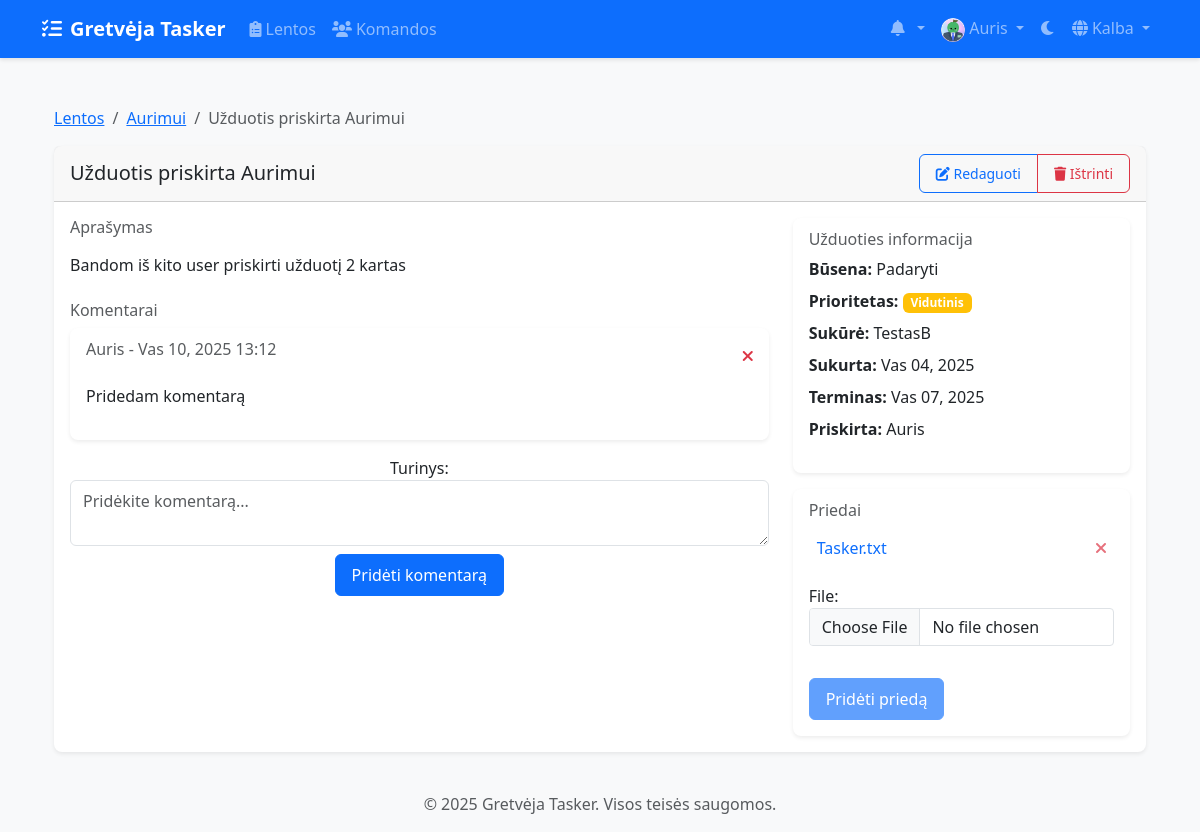
/lt/boards/tasks/2/ (signed in), run on the app's committed database.
### accounts/models.py (models this page shows, shortened)
class CustomUser(AbstractUser):
    email = models.EmailField(_('email address'), unique=True)
    avatar = models.ImageField(upload_to='avatars/', null=True, blank=True)
    bio = models.TextField(max_length=500, blank=True)
    theme_preference = models.CharField(
        max_length=10,
        choices=[('light', 'Light'), ('dark', 'Dark')],
        default='light'
    )
    notification_preferences = models.JSONField(
        default=dict,
        help_text=_('User notification preferences')
    )
    class Meta:
        verbose_name = _('user')
        verbose_name_plural = _('users')

### boards/models.py (models this page shows, shortened)
class Board(models.Model):
    title = models.CharField(max_length=200)
    description = models.TextField(blank=True)
    created_at = models.DateTimeField(auto_now_add=True)
    updated_at = models.DateTimeField(auto_now=True)
    owner = models.ForeignKey(
        settings.AUTH_USER_MODEL,
        on_delete=models.CASCADE,
        related_name='owned_boards'
    )
    team = models.ForeignKey(
        Team,
        on_delete=models.CASCADE,
        related_name='boards',
        null=True,
        blank=True
    )

class Task(models.Model):
    PRIORITY_CHOICES = [
        ('low', 'Low'),
        ('medium', 'Medium'),
        ('high', 'High'),
    ]
    title = models.CharField(max_length=200)
    description = models.TextField(blank=True)
    column = models.ForeignKey(Column, on_delete=models.CASCADE, related_name='tasks')
    created_by = models.ForeignKey(
        settings.AUTH_USER_MODEL,
        on_delete=models.CASCADE,
        related_name='created_tasks'
    )
    assigned_to = models.ForeignKey(
        settings.AUTH_USER_MODEL,
        on_delete=models.SET_NULL,
        null=True,
        blank=True,
        related_name='assigned_tasks'
    )
    created_at = models.DateTimeField(auto_now_add=True)
    updated_at = models.DateTimeField(auto_now=True)
    due_date = models.DateTimeField(null=True, blank=True)
    priority = models.CharField(
        max_length=10,
        choices=PRIORITY_CHOICES,
        default='medium'
    )
    position = models.PositiveIntegerField()
    labels = models.ManyToManyField('Label', blank=True)
    class Meta:
        ordering = ['position']

class TaskComment(models.Model):
    task = models.ForeignKey(Task, on_delete=models.CASCADE, related_name='comments')
    author = models.ForeignKey(settings.AUTH_USER_MODEL, on_delete=models.CASCADE)
    content = models.TextField()
    created_at = models.DateTimeField(auto_now_add=True)
    updated_at = models.DateTimeField(auto_now=True)
    class Meta:
        ordering = ['-created_at']

class Column(models.Model):
    COLUMN_TYPES = [
        ('todo', 'Padaryti'),
        ('doing', 'Daroma'),
        ('done', 'Atlikta'),
        ('rejected', 'Atmesta'),
    ]
    board = models.ForeignKey(Board, on_delete=models.CASCADE, related_name='columns')
    title = models.CharField(max_length=100)
    type = models.CharField(max_length=20, choices=COLUMN_TYPES)
    position = models.PositiveIntegerField()
    color = ColorField(default='#FF0000')
    class Meta:
        ordering = ['position']

class TaskAttachment(models.Model):
    task = models.ForeignKey(Task, on_delete=models.CASCADE, related_name='attachments')
    file = models.FileField(upload_to='task_attachments/')
    uploaded_by = models.ForeignKey(settings.AUTH_USER_MODEL, on_delete=models.CASCADE)
    uploaded_at = models.DateTimeField(auto_now_add=True)
    @property
    def filename(self):
        return os.path.basename(self.file.name)

### boards/views/task_views.py (the view, shortened to what this page needs)
# urls.py: path('tasks/<int:task_id>/', views.task_detail, name='task_detail'),
@login_required
def task_detail(request, task_id):
    task = get_object_or_404(Task, id=task_id)
    if not can_manage_task(request.user, task):
        messages.error(request, "You don't have permission to view this task.")
        return redirect('boards:board_detail', board_id=task.column.board.id)
    comment_form = TaskCommentForm()
    attachment_form = TaskAttachmentForm()
    return render(request, 'boards/task_detail.html', {
        'task': task,
        'board': task.column.board,
        'comments': task.comments.all().order_by('-created_at'),
        'attachments': task.attachments.all().order_by('-uploaded_at'),
        'comment_form': comment_form,
        'attachment_form': attachment_form,
        'can_edit': can_manage_task(request.user, task)
    })

### templates/boards/task_detail.html (shortened to what this page needs)
{% extends 'base.html' %}
{% load i18n %}
{% load static %}
{% block content %}
<div class="container mt-4">
    <nav aria-label="breadcrumb">
        <ol class="breadcrumb">
            <li class="breadcrumb-item"><a href="{% url 'boards:board_list' %}">{% trans "Boards" %}</a></li>
            <li class="breadcrumb-item"><a href="{% url 'boards:board_detail' board.id %}">{{ board.title }}</a></li>
            <li class="breadcrumb-item active" aria-current="page">{{ task.title }}</li>
        </ol>
    </nav>
    <div class="card shadow-sm">
        <div class="card-header d-flex justify-content-between align-items-center">
            <h5 class="mb-0">{{ task.title }}</h5>
            {% if can_edit %}
            <div class="btn-group">
                <a href="{% url 'boards:task_edit' task.id %}" class="btn btn-sm btn-outline-primary">
                    <i class="fas fa-edit"></i> {% trans "Edit" %}
                </a>
                <a href="{% url 'boards:task_delete' task.id %}" class="btn btn-sm btn-outline-danger">
                    <i class="fas fa-trash"></i> {% trans "Delete" %}
                </a>
            </div>
            {% endif %}
        </div>
        <div class="card-body">
            <div class="row">
                <div class="col-md-8">
                    <div class="mb-4">
                        <h6 class="text-muted">{% trans "Description" %}</h6>
                        <p class="mb-3">{{ task.description|linebreaks }}</p>
                    </div>
                    <div class="mb-4">
                        <h6 class="text-muted">{% trans "Comments" %}</h6>
                        {% if comments %}
                            {% for comment in comments %}
                            <div class="card mb-2">
                                <div class="card-body">
                                    <div class="d-flex justify-content-between">
                                        <h6 class="card-subtitle mb-2 text-muted">
                                            {{ comment.author.username }} - {{ comment.created_at|date:"M d, Y H:i" }}
                                        </h6>
                                        {% if comment.author == request.user %}
                                        <a href="{% url 'boards:delete_comment' comment.id %}" class="text-danger">
                                            <i class="fas fa-times"></i>
                                        </a>
                                        {% endif %}
                                    </div>
                                    <p class="card-text">{{ comment.content|linebreaks }}</p>
                                </div>
                            </div>
                            {% endfor %}
                        {% else %}
                            <p class="text-muted">{% trans "No comments yet." %}</p>
                        {% endif %}
                        <form method="post" class="mt-3 text-center">
                            <div class="form-group">
                                <label for="id_content">{% trans "Content" %}:</label>
                                <textarea name="content" cols="40" rows="2" class="form-control" placeholder="{% trans 'Add a comment...' %}" required id="id_content"></textarea>
                            </div>
                            <button type="submit" class="btn btn-primary mt-2">{% trans "Add Comment" %}</button>
                        </form>
                    </div>
                </div>
                <div class="col-md-4">
                    <div class="card mb-3">
                        <div class="card-body">
                            <h6 class="card-subtitle mb-2 text-muted">{% trans "Task Information" %}</h6>
                            <ul class="list-unstyled">
                                <li class="mb-2">
                                    <strong>{% trans "Status" %}:</strong> {{ task.column.title }}
                                </li>
                                <li class="mb-2">
                                    <strong>{% trans "Priority" %}:</strong>
                                    <span class="badge {% if task.priority == 'high' %}bg-danger{% elif task.priority == 'medium' %}bg-warning{% else %}bg-info{% endif %}">
                                        {% if task.priority == 'high' %}{% trans "High" %}
                                        {% elif task.priority == 'medium' %}{% trans "Medium" %}
                                        {% else %}{% trans "Low" %}{% endif %}
                                    </span>
                                </li>
                                <li class="mb-2">
                                    <strong>{% trans "Created by" %}:</strong> {{ task.created_by.username }}
                                </li>
                                <li class="mb-2">
                                    <strong>{% trans "Created at" %}:</strong> {{ task.created_at|date:"M d, Y" }}
                                </li>
                                <li class="mb-2">
                                    <strong>{% trans "Due date" %}:</strong>
                                    {% if task.due_date %}
                                        {{ task.due_date|date:"M d, Y" }}
                                    {% else %}
                                        {% trans "Not set" %}
                                    {% endif %}
                                </li>
                                <li>
                                    <strong>{% trans "Assigned to" %}:</strong>
                                    {% if task.assigned_to %}
                                        {{ task.assigned_to.username }}
                                    {% else %}
                                        {% trans "Unassigned" %}
                                    {% endif %}
                                </li>
                            </ul>
                        </div>
                    </div>
                    <div class="card">
                        <div class="card-body">
                            <h6 class="card-subtitle mb-2 text-muted">{% trans "Attachments" %}</h6>
                            {% if attachments %}
                                <ul class="attachment-list">
                                {% for attachment in attachments %}
                                    <li class="attachment-item">
                                        <a href="{{ attachment.file.url }}" target="_blank" class="attachment-link">
                                            {{ attachment.filename }}
                                        </a>
                                        {% if attachment.uploaded_by == request.user %}
                                        <a href="{% url 'boards:delete_attachment' attachment.id %}" class="delete-attachment">
                                            <i class="fas fa-times"></i>
                                        </a>
                                        {% endif %}
                                    </li>
                                {% endfor %}
                                </ul>
                            {% else %}
                                <p class="text-muted">{% trans "No attachments yet." %}</p>
                            {% endif %}
                            <form method="post" enctype="multipart/form-data" class="file-upload-form">
                                {{ attachment_form.as_p }}
                                <button type="submit" class="btn btn-primary" disabled>{% trans "Add Attachment" %}</button>
                            </form>
                        </div>
                    </div>
                </div>
            </div>
        </div>
    </div>
</div>
{% endblock %}

### templates/base.html (shortened to what this page needs)
{% load static %}
{% load compress %}
{% load i18n %}
<!DOCTYPE html>
<html lang="{{ LANGUAGE_CODE }}" data-bs-theme="light">
<head>
    <link href="https://cdn.jsdelivr.net/npm/bootstrap@5.3.2/dist/css/bootstrap.min.css" rel="stylesheet">
    <link href="https://cdnjs.cloudflare.com/ajax/libs/font-awesome/6.0.0/css/all.min.css" rel="stylesheet">
    <link href="https://cdn.jsdelivr.net/npm/select2@4.1.0-rc.0/dist/css/select2.min.css" rel="stylesheet">
    <link href="https://cdn.jsdelivr.net/npm/select2-bootstrap-5-theme@1.3.0/dist/select2-bootstrap-5-theme.min.css" rel="stylesheet">
    {% compress css %}
    <link href="{% static 'css/style.css' %}" rel="stylesheet">
    {% endcompress %}
</head>
<body>
    <nav class="navbar navbar-expand-lg navbar-dark bg-primary">
        <div class="container">
            <a class="navbar-brand" href="{% url 'home' %}">
                <i class="fas fa-tasks me-2"></i>{% trans "Gretvėja Tasker" %}
            </a>
            <div class="collapse navbar-collapse" id="navbarNav">
                <ul class="navbar-nav me-auto">
                    {% if user.is_authenticated %}
                        <li class="nav-item">
                            <a class="nav-link" href="{% url 'boards:board_list' %}">
                                <i class="fas fa-clipboard-list me-1"></i>{% trans "Boards" %}
                            </a>
                        </li>
                        <li class="nav-item">
                            <a class="nav-link" href="{% url 'teams:team_list' %}">
                                <i class="fas fa-users me-1"></i>{% trans "Teams" %}
                            </a>
                        </li>
                    {% endif %}
                </ul>
                <ul class="navbar-nav">
                    {% if user.is_authenticated %}
                        <li class="nav-item dropdown">
                            <a class="nav-link dropdown-toggle" href="#" id="notificationsDropdown" role="button" data-bs-toggle="dropdown">
                                <i class="fas fa-bell me-1"></i>
                            </a>
                        </li>
                        <li class="nav-item dropdown">
                            <a class="nav-link dropdown-toggle" href="#" id="userDropdown" role="button" data-bs-toggle="dropdown">
                                {% if user.avatar %}
                                    <img src="{{ user.avatar.url }}" alt="{% trans 'Avatar' %}" class="rounded-circle" width="24" height="24">
                                {% else %}
                                    <i class="fas fa-user-circle"></i>
                                {% endif %}
                                {{ user.username }}
                            </a>
                        </li>
                    {% endif %}
                    <li class="nav-item">
                        <button class="btn nav-link" id="theme-toggle">
                            <i class="fas fa-moon"></i>
                        </button>
                    </li>
                    <li class="nav-item dropdown">
                        <a class="nav-link dropdown-toggle" href="#" id="languageDropdown" role="button" data-bs-toggle="dropdown">
                            <i class="fas fa-globe me-1"></i>{% trans "Language" %}
                        </a>
                                {% get_current_language as CURRENT_LANGUAGE %}
                                {% get_available_languages as LANGUAGES %}
                    </li>
                </ul>
            </div>
        </div>
    </nav>
    <main class="container my-4">
        {% block content %}{% endblock %}
    </main>
    <footer class="footer mt-auto py-3 bg-light">
        <div class="container text-center">
            <span class="text-muted">© {% now "Y" %} Gretvėja Tasker. {% trans "All rights reserved." %}</span>
        </div>
    </footer>
</body>
</html>

### data on the page
CustomUser: avatar (picture), username "Auris"
Board: title "Aurimui"
Task: title "Užduotis priskirta Aurimui", description "Bandom iš kito user priskirti užduotį 2 kartas", column "Padaryti", created_by.username "TestasB", created_at "Vas 04, 2025", due_date "Vas 07, 2025", assigned_to.username "Auris"
TaskComment: author.username "Auris", created_at "Vas 10, 2025 13:12", content "Pridedam komentarą"
TaskAttachment: filename "Tasker.txt"
